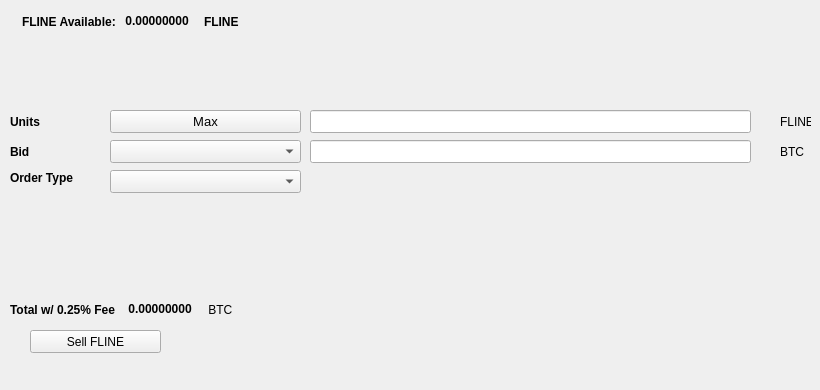
   <widget class="QWidget" name="SellTab">
    <attribute name="title">
     <string>Sell</string>
    </attribute>
    <widget class="QLabel" name="label_16">
     <property name="geometry">
      <rect>
       <x>780</x>
       <y>140</y>
       <width>31</width>
       <height>23</height>
      </rect>
     </property>
     <property name="text">
      <string>BTC</string>
     </property>
    </widget>
    <widget class="QComboBox" name="SellBidcomboBox">
     <property name="geometry">
      <rect>
       <x>110</x>
       <y>140</y>
       <width>191</width>
       <height>23</height>
      </rect>
     </property>
     <property name="font">
      <font>
       <pointsize>10</pointsize>
      </font>
     </property>
    </widget>
    <widget class="QLabel" name="label_18">
     <property name="geometry">
      <rect>
       <x>10</x>
       <y>110</y>
       <width>46</width>
       <height>23</height>
      </rect>
     </property>
     <property name="font">
      <font>
       <weight>75</weight>
       <bold>true</bold>
      </font>
     </property>
     <property name="text">
      <string>Units</string>
     </property>
    </widget>
    <widget class="QPushButton" name="Sell_Max_Amount">
     <property name="geometry">
      <rect>
       <x>110</x>
       <y>110</y>
       <width>191</width>
       <height>23</height>
      </rect>
     </property>
     <property name="font">
      <font>
       <pointsize>10</pointsize>
      </font>
     </property>
     <property name="text">
      <string>Max</string>
     </property>
    </widget>
    <widget class="QLabel" name="label_20">
     <property name="geometry">
      <rect>
       <x>10</x>
       <y>170</y>
       <width>91</width>
       <height>16</height>
      </rect>
     </property>
     <property name="font">
      <font>
       <weight>75</weight>
       <bold>true</bold>
      </font>
     </property>
     <property name="text">
      <string>Order Type</string>
     </property>
    </widget>
    <widget class="QComboBox" name="SellOrdertypeCombo">
     <property name="geometry">
      <rect>
       <x>110</x>
       <y>170</y>
       <width>191</width>
       <height>23</height>
      </rect>
     </property>
     <property name="font">
      <font>
       <pointsize>10</pointsize>
      </font>
     </property>
    </widget>
    <widget class="QLabel" name="label_21">
     <property name="geometry">
      <rect>
       <x>10</x>
       <y>140</y>
       <width>46</width>
       <height>23</height>
      </rect>
     </property>
     <property name="font">
      <font>
       <weight>75</weight>
       <bold>true</bold>
      </font>
     </property>
     <property name="text">
      <string>Bid</string>
     </property>
    </widget>
    <widget class="QLabel" name="label_22">
     <property name="geometry">
      <rect>
       <x>780</x>
       <y>110</y>
       <width>31</width>
       <height>23</height>
      </rect>
     </property>
     <property name="text">
      <string>FLINE</string>
     </property>
    </widget>
    <widget class="QLineEdit" name="UnitsInputFLINE">
     <property name="geometry">
      <rect>
       <x>310</x>
       <y>110</y>
       <width>441</width>
       <height>23</height>
      </rect>
     </property>
     <property name="font">
      <font>
       <pointsize>9</pointsize>
       <weight>75</weight>
       <bold>true</bold>
      </font>
     </property>
    </widget>
    <widget class="QLineEdit" name="SellBidPriceEdit">
     <property name="geometry">
      <rect>
       <x>310</x>
       <y>140</y>
       <width>441</width>
       <height>23</height>
      </rect>
     </property>
     <property name="font">
      <font>
       <pointsize>9</pointsize>
       <weight>75</weight>
       <bold>true</bold>
      </font>
     </property>
    </widget>
    <widget class="QPushButton" name="SellFLINEBTN">
     <property name="geometry">
      <rect>
       <x>30</x>
       <y>330</y>
       <width>131</width>
       <height>23</height>
      </rect>
     </property>
     <property name="text">
      <string>Sell FLINE</string>
     </property>
     <property name="icon">
      <iconset resource="../fline">
       <normaloff>:/icons/bitcoin</normaloff>:/icons/bitcoin</iconset>
     </property>
    </widget>
    <widget class="QWidget" name="layoutWidget3">
     <property name="geometry">
      <rect>
       <x>22</x>
       <y>12</y>
       <width>258</width>
       <height>19</height>
      </rect>
     </property>
     <layout class="QHBoxLayout" name="horizontalLayout">
      <item>
       <widget class="QLabel" name="label232_2">
        <property name="font">
         <font>
          <weight>75</weight>
          <bold>true</bold>
         </font>
        </property>
        <property name="text">
         <string>FLINE Available:</string>
        </property>
       </widget>
      </item>
      <item>
       <widget class="QLabel" name="FLINEAvailableLabel">
        <property name="palette">
         <palette>
          <active>
           <colorrole role="WindowText">
            <brush brushstyle="SolidPattern">
             <color alpha="255">
              <red>0</red>
              <green>0</green>
              <blue>0</blue>
             </color>
            </brush>
           </colorrole>
           <colorrole role="Button">
            <brush brushstyle="SolidPattern">
             <color alpha="255">
              <red>0</red>
              <green>170</green>
              <blue>0</blue>
             </color>
            </brush>
           </colorrole>
           <colorrole role="Light">
            <brush brushstyle="SolidPattern">
             <color alpha="255">
              <red>0</red>
              <green>255</green>
              <blue>0</blue>
             </color>
            </brush>
           </colorrole>
           <colorrole role="Midlight">
            <brush brushstyle="SolidPattern">
             <color alpha="255">
              <red>0</red>
              <green>212</green>
              <blue>0</blue>
             </color>
            </brush>
           </colorrole>
           <colorrole role="Dark">
            <brush brushstyle="SolidPattern">
             <color alpha="255">
              <red>0</red>
              <green>85</green>
              <blue>0</blue>
             </color>
            </brush>
           </colorrole>
           <colorrole role="Mid">
            <brush brushstyle="SolidPattern">
             <color alpha="255">
              <red>0</red>
              <green>113</green>
              <blue>0</blue>
             </color>
            </brush>
           </colorrole>
           <colorrole role="Text">
            <brush brushstyle="SolidPattern">
             <color alpha="255">
              <red>0</red>
              <green>170</green>
              <blue>0</blue>
             </color>
            </brush>
           </colorrole>
           <colorrole role="BrightText">
            <brush brushstyle="SolidPattern">
             <color alpha="255">
              <red>255</red>
              <green>255</green>
              <blue>255</blue>
             </color>
            </brush>
           </colorrole>
           <colorrole role="ButtonText">
            <brush brushstyle="SolidPattern">
             <color alpha="255">
              <red>0</red>
              <green>0</green>
              <blue>0</blue>
             </color>
            </brush>
           </colorrole>
           <colorrole role="Base">
            <brush brushstyle="SolidPattern">
             <color alpha="255">
              <red>255</red>
              <green>255</green>
              <blue>255</blue>
             </color>
            </brush>
           </colorrole>
           <colorrole role="Window">
            <brush brushstyle="SolidPattern">
             <color alpha="255">
              <red>0</red>
              <green>170</green>
              <blue>0</blue>
             </color>
            </brush>
           </colorrole>
           <colorrole role="Shadow">
            <brush brushstyle="SolidPattern">
             <color alpha="255">
              <red>0</red>
              <green>0</green>
              <blue>0</blue>
             </color>
            </brush>
           </colorrole>
           <colorrole role="AlternateBase">
            <brush brushstyle="SolidPattern">
             <color alpha="255">
              <red>127</red>
              <green>212</green>
              <blue>127</blue>
             </color>
            </brush>
           </colorrole>
           <colorrole role="ToolTipBase">
            <brush brushstyle="SolidPattern">
             <color alpha="255">
              <red>255</red>
              <green>255</green>
              <blue>220</blue>
             </color>
            </brush>
           </colorrole>
           <colorrole role="ToolTipText">
            <brush brushstyle="SolidPattern">
             <color alpha="255">
              <red>0</red>
              <green>0</green>
              <blue>0</blue>
             </color>
            </brush>
           </colorrole>
          </active>
          <inactive>
           <colorrole role="WindowText">
            <brush brushstyle="SolidPattern">
             <color alpha="255">
              <red>0</red>
              <green>0</green>
              <blue>0</blue>
             </color>
            </brush>
           </colorrole>
           <colorrole role="Button">
            <brush brushstyle="SolidPattern">
             <color alpha="255">
              <red>0</red>
              <green>170</green>
              <blue>0</blue>
             </color>
            </brush>
           </colorrole>
           <colorrole role="Light">
            <brush brushstyle="SolidPattern">
             <color alpha="255">
              <red>0</red>
              <green>255</green>
              <blue>0</blue>
             </color>
            </brush>
           </colorrole>
           <colorrole role="Midlight">
            <brush brushstyle="SolidPattern">
             <color alpha="255">
              <red>0</red>
              <green>212</green>
              <blue>0</blue>
             </color>
            </brush>
           </colorrole>
           <colorrole role="Dark">
            <brush brushstyle="SolidPattern">
             <color alpha="255">
              <red>0</red>
              <green>85</green>
              <blue>0</blue>
             </color>
            </brush>
           </colorrole>
           <colorrole role="Mid">
            <brush brushstyle="SolidPattern">
             <color alpha="255">
              <red>0</red>
              <green>113</green>
              <blue>0</blue>
             </color>
            </brush>
           </colorrole>
           <colorrole role="Text">
            <brush brushstyle="SolidPattern">
             <color alpha="255">
              <red>0</red>
              <green>170</green>
              <blue>0</blue>
             </color>
            </brush>
           </colorrole>
           <colorrole role="BrightText">
            <brush brushstyle="SolidPattern">
             <color alpha="255">
              <red>255</red>
              <green>255</green>
              <blue>255</blue>
             </color>
            </brush>
           </colorrole>
           <colorrole role="ButtonText">
            <brush brushstyle="SolidPattern">
             <color alpha="255">
              <red>0</red>
              <green>0</green>
              <blue>0</blue>
             </color>
            </brush>
           </colorrole>
           <colorrole role="Base">
            <brush brushstyle="SolidPattern">
             <color alpha="255">
              <red>255</red>
              <green>255</green>
              <blue>255</blue>
             </color>
            </brush>
           </colorrole>
           <colorrole role="Window">
            <brush brushstyle="SolidPattern">
             <color alpha="255">
              <red>0</red>
              <green>170</green>
              <blue>0</blue>
             </color>
            </brush>
           </colorrole>
           <colorrole role="Shadow">
            <brush brushstyle="SolidPattern">
             <color alpha="255">
              <red>0</red>
              <green>0</green>
              <blue>0</blue>
             </color>
            </brush>
           </colorrole>
           <colorrole role="AlternateBase">
            <brush brushstyle="SolidPattern">
             <color alpha="255">
              <red>127</red>
              <green>212</green>
              <blue>127</blue>
             </color>
            </brush>
           </colorrole>
           <colorrole role="ToolTipBase">
            <brush brushstyle="SolidPattern">
             <color alpha="255">
              <red>255</red>
              <green>255</green>
              <blue>220</blue>
             </color>
            </brush>
           </colorrole>
           <colorrole role="ToolTipText">
            <brush brushstyle="SolidPattern">
             <color alpha="255">
              <red>0</red>
              <green>0</green>
              <blue>0</blue>
             </color>
            </brush>
           </colorrole>
          </inactive>
          <disabled>
           <colorrole role="WindowText">
            <brush brushstyle="SolidPattern">
             <color alpha="255">
              <red>0</red>
              <green>85</green>
              <blue>0</blue>
             </color>
            </brush>
           </colorrole>
           <colorrole role="Button">
            <brush brushstyle="SolidPattern">
             <color alpha="255">
              <red>0</red>
              <green>170</green>
              <blue>0</blue>
             </color>
            </brush>
           </colorrole>
           <colorrole role="Light">
            <brush brushstyle="SolidPattern">
             <color alpha="255">
              <red>0</red>
              <green>255</green>
              <blue>0</blue>
             </color>
            </brush>
           </colorrole>
           <colorrole role="Midlight">
            <brush brushstyle="SolidPattern">
             <color alpha="255">
              <red>0</red>
              <green>212</green>
              <blue>0</blue>
             </color>
            </brush>
           </colorrole>
           <colorrole role="Dark">
            <brush brushstyle="SolidPattern">
             <color alpha="255">
              <red>0</red>
              <green>85</green>
              <blue>0</blue>
             </color>
            </brush>
           </colorrole>
           <colorrole role="Mid">
            <brush brushstyle="SolidPattern">
             <color alpha="255">
              <red>0</red>
              <green>113</green>
              <blue>0</blue>
             </color>
            </brush>
           </colorrole>
           <colorrole role="Text">
            <brush brushstyle="SolidPattern">
             <color alpha="255">
              <red>0</red>
              <green>85</green>
              <blue>0</blue>
             </color>
            </brush>
           </colorrole>
           <colorrole role="BrightText">
            <brush brushstyle="SolidPattern">
             <color alpha="255">
              <red>255</red>
              <green>255</green>
              <blue>255</blue>
             </color>
            </brush>
           </colorrole>
           <colorrole role="ButtonText">
            <brush brushstyle="SolidPattern">
             <color alpha="255">
              <red>0</red>
              <green>85</green>
              <blue>0</blue>
             </color>
            </brush>
           </colorrole>
           <colorrole role="Base">
            <brush brushstyle="SolidPattern">
             <color alpha="255">
              <red>0</red>
              <green>170</green>
              <blue>0</blue>
             </color>
            </brush>
           </colorrole>
           <colorrole role="Window">
            <brush brushstyle="SolidPattern">
             <color alpha="255">
              <red>0</red>
              <green>170</green>
              <blue>0</blue>
             </color>
            </brush>
           </colorrole>
           <colorrole role="Shadow">
            <brush brushstyle="SolidPattern">
             <color alpha="255">
              <red>0</red>
              <green>0</green>
              <blue>0</blue>
             </color>
            </brush>
           </colorrole>
           <colorrole role="AlternateBase">
            <brush brushstyle="SolidPattern">
             <color alpha="255">
              <red>0</red>
              <green>170</green>
              <blue>0</blue>
             </color>
            </brush>
           </colorrole>
           <colorrole role="ToolTipBase">
            <brush brushstyle="SolidPattern">
             <color alpha="255">
              <red>255</red>
              <green>255</green>
              <blue>220</blue>
             </color>
            </brush>
           </colorrole>
           <colorrole role="ToolTipText">
            <brush brushstyle="SolidPattern">
             <color alpha="255">
              <red>0</red>
              <green>0</green>
              <blue>0</blue>
             </color>
            </brush>
           </colorrole>
          </disabled>
         </palette>
        </property>
        <property name="font">
         <font>
          <weight>75</weight>
          <bold>true</bold>
         </font>
        </property>
        <property name="text">
         <string> 0.00000000 </string>
        </property>
        <property name="textInteractionFlags">
         <set>Qt::LinksAccessibleByMouse|Qt::TextSelectableByKeyboard|Qt::TextSelectableByMouse</set>
        </property>
       </widget>
      </item>
      <item>
       <widget class="QLabel" name="labelFLINE">
        <property name="font">
         <font>
          <weight>75</weight>
          <bold>true</bold>
         </font>
        </property>
        <property name="text">
         <string>FLINE</string>
        </property>
       </widget>
      </item>
     </layout>
    </widget>
    <widget class="QWidget" name="layoutWidget">
     <property name="geometry">
      <rect>
       <x>10</x>
       <y>300</y>
       <width>268</width>
       <height>19</height>
      </rect>
     </property>
     <layout class="QHBoxLayout" name="horizontalLayout_2">
      <item>
       <widget class="QLabel" name="label_19">
        <property name="font">
         <font>
          <weight>75</weight>
          <bold>true</bold>
         </font>
        </property>
        <property name="text">
         <string>Total w/ 0.25% Fee </string>
        </property>
       </widget>
      </item>
      <item>
       <widget class="QLabel" name="SellCostLabel">
        <property name="palette">
         <palette>
          <active>
           <colorrole role="WindowText">
            <brush brushstyle="SolidPattern">
             <color alpha="255">
              <red>0</red>
              <green>0</green>
              <blue>0</blue>
             </color>
            </brush>
           </colorrole>
           <colorrole role="Button">
            <brush brushstyle="SolidPattern">
             <color alpha="255">
              <red>0</red>
              <green>170</green>
              <blue>0</blue>
             </color>
            </brush>
           </colorrole>
           <colorrole role="Light">
            <brush brushstyle="SolidPattern">
             <color alpha="255">
              <red>0</red>
              <green>255</green>
              <blue>0</blue>
             </color>
            </brush>
           </colorrole>
           <colorrole role="Midlight">
            <brush brushstyle="SolidPattern">
             <color alpha="255">
              <red>0</red>
              <green>212</green>
              <blue>0</blue>
             </color>
            </brush>
           </colorrole>
           <colorrole role="Dark">
            <brush brushstyle="SolidPattern">
             <color alpha="255">
              <red>0</red>
              <green>85</green>
              <blue>0</blue>
             </color>
            </brush>
           </colorrole>
           <colorrole role="Mid">
            <brush brushstyle="SolidPattern">
             <color alpha="255">
              <red>0</red>
              <green>113</green>
              <blue>0</blue>
             </color>
            </brush>
           </colorrole>
           <colorrole role="Text">
            <brush brushstyle="SolidPattern">
             <color alpha="255">
              <red>0</red>
              <green>170</green>
              <blue>0</blue>
             </color>
            </brush>
           </colorrole>
           <colorrole role="BrightText">
            <brush brushstyle="SolidPattern">
             <color alpha="255">
              <red>255</red>
              <green>255</green>
              <blue>255</blue>
             </color>
            </brush>
           </colorrole>
           <colorrole role="ButtonText">
            <brush brushstyle="SolidPattern">
             <color alpha="255">
              <red>0</red>
              <green>0</green>
              <blue>0</blue>
             </color>
            </brush>
           </colorrole>
           <colorrole role="Base">
            <brush brushstyle="SolidPattern">
             <color alpha="255">
              <red>255</red>
              <green>255</green>
              <blue>255</blue>
             </color>
            </brush>
           </colorrole>
           <colorrole role="Window">
            <brush brushstyle="SolidPattern">
             <color alpha="255">
              <red>0</red>
              <green>170</green>
              <blue>0</blue>
             </color>
            </brush>
           </colorrole>
           <colorrole role="Shadow">
            <brush brushstyle="SolidPattern">
             <color alpha="255">
              <red>0</red>
              <green>0</green>
              <blue>0</blue>
             </color>
            </brush>
           </colorrole>
           <colorrole role="AlternateBase">
            <brush brushstyle="SolidPattern">
             <color alpha="255">
              <red>127</red>
              <green>212</green>
              <blue>127</blue>
             </color>
            </brush>
           </colorrole>
           <colorrole role="ToolTipBase">
            <brush brushstyle="SolidPattern">
             <color alpha="255">
              <red>255</red>
              <green>255</green>
              <blue>220</blue>
             </color>
            </brush>
           </colorrole>
           <colorrole role="ToolTipText">
            <brush brushstyle="SolidPattern">
             <color alpha="255">
              <red>0</red>
              <green>0</green>
              <blue>0</blue>
             </color>
            </brush>
           </colorrole>
          </active>
          <inactive>
           <colorrole role="WindowText">
            <brush brushstyle="SolidPattern">
             <color alpha="255">
              <red>0</red>
              <green>0</green>
              <blue>0</blue>
             </color>
            </brush>
           </colorrole>
           <colorrole role="Button">
            <brush brushstyle="SolidPattern">
             <color alpha="255">
              <red>0</red>
              <green>170</green>
              <blue>0</blue>
             </color>
            </brush>
           </colorrole>
           <colorrole role="Light">
            <brush brushstyle="SolidPattern">
             <color alpha="255">
              <red>0</red>
              <green>255</green>
              <blue>0</blue>
             </color>
            </brush>
           </colorrole>
           <colorrole role="Midlight">
            <brush brushstyle="SolidPattern">
             <color alpha="255">
              <red>0</red>
              <green>212</green>
              <blue>0</blue>
             </color>
            </brush>
           </colorrole>
           <colorrole role="Dark">
            <brush brushstyle="SolidPattern">
             <color alpha="255">
              <red>0</red>
              <green>85</green>
              <blue>0</blue>
             </color>
            </brush>
           </colorrole>
           <colorrole role="Mid">
            <brush brushstyle="SolidPattern">
             <color alpha="255">
              <red>0</red>
              <green>113</green>
              <blue>0</blue>
             </color>
            </brush>
           </colorrole>
           <colorrole role="Text">
            <brush brushstyle="SolidPattern">
             <color alpha="255">
              <red>0</red>
              <green>170</green>
              <blue>0</blue>
             </color>
            </brush>
           </colorrole>
           <colorrole role="BrightText">
            <brush brushstyle="SolidPattern">
             <color alpha="255">
              <red>255</red>
              <green>255</green>
              <blue>255</blue>
             </color>
            </brush>
           </colorrole>
           <colorrole role="ButtonText">
            <brush brushstyle="SolidPattern">
             <color alpha="255">
              <red>0</red>
              <green>0</green>
              <blue>0</blue>
             </color>
            </brush>
           </colorrole>
           <colorrole role="Base">
            <brush brushstyle="SolidPattern">
             <color alpha="255">
              <red>255</red>
              <green>255</green>
              <blue>255</blue>
             </color>
            </brush>
           </colorrole>
           <colorrole role="Window">
            <brush brushstyle="SolidPattern">
             <color alpha="255">
              <red>0</red>
              <green>170</green>
              <blue>0</blue>
             </color>
            </brush>
           </colorrole>
           <colorrole role="Shadow">
            <brush brushstyle="SolidPattern">
             <color alpha="255">
              <red>0</red>
              <green>0</green>
              <blue>0</blue>
             </color>
            </brush>
           </colorrole>
           <colorrole role="AlternateBase">
            <brush brushstyle="SolidPattern">
             <color alpha="255">
              <red>127</red>
              <green>212</green>
              <blue>127</blue>
             </color>
            </brush>
           </colorrole>
           <colorrole role="ToolTipBase">
            <brush brushstyle="SolidPattern">
             <color alpha="255">
              <red>255</red>
              <green>255</green>
              <blue>220</blue>
             </color>
            </brush>
           </colorrole>
           <colorrole role="ToolTipText">
            <brush brushstyle="SolidPattern">
             <color alpha="255">
              <red>0</red>
              <green>0</green>
              <blue>0</blue>
             </color>
            </brush>
           </colorrole>
          </inactive>
          <disabled>
           <colorrole role="WindowText">
            <brush brushstyle="SolidPattern">
             <color alpha="255">
              <red>0</red>
              <green>85</green>
              <blue>0</blue>
             </color>
            </brush>
           </colorrole>
           <colorrole role="Button">
            <brush brushstyle="SolidPattern">
             <color alpha="255">
              <red>0</red>
              <green>170</green>
              <blue>0</blue>
             </color>
            </brush>
           </colorrole>
           <colorrole role="Light">
            <brush brushstyle="SolidPattern">
             <color alpha="255">
              <red>0</red>
              <green>255</green>
              <blue>0</blue>
             </color>
            </brush>
           </colorrole>
           <colorrole role="Midlight">
            <brush brushstyle="SolidPattern">
             <color alpha="255">
              <red>0</red>
              <green>212</green>
              <blue>0</blue>
             </color>
            </brush>
           </colorrole>
           <colorrole role="Dark">
            <brush brushstyle="SolidPattern">
             <color alpha="255">
              <red>0</red>
              <green>85</green>
              <blue>0</blue>
             </color>
            </brush>
           </colorrole>
           <colorrole role="Mid">
            <brush brushstyle="SolidPattern">
             <color alpha="255">
              <red>0</red>
              <green>113</green>
              <blue>0</blue>
             </color>
            </brush>
           </colorrole>
           <colorrole role="Text">
            <brush brushstyle="SolidPattern">
             <color alpha="255">
              <red>0</red>
              <green>85</green>
              <blue>0</blue>
             </color>
            </brush>
           </colorrole>
           <colorrole role="BrightText">
            <brush brushstyle="SolidPattern">
             <color alpha="255">
              <red>255</red>
              <green>255</green>
              <blue>255</blue>
             </color>
            </brush>
           </colorrole>
           <colorrole role="ButtonText">
            <brush brushstyle="SolidPattern">
             <color alpha="255">
              <red>0</red>
              <green>85</green>
              <blue>0</blue>
             </color>
            </brush>
           </colorrole>
           <colorrole role="Base">
            <brush brushstyle="SolidPattern">
             <color alpha="255">
              <red>0</red>
              <green>170</green>
              <blue>0</blue>
             </color>
            </brush>
           </colorrole>
           <colorrole role="Window">
            <brush brushstyle="SolidPattern">
             <color alpha="255">
              <red>0</red>
              <green>170</green>
              <blue>0</blue>
             </color>
            </brush>
           </colorrole>
           <colorrole role="Shadow">
            <brush brushstyle="SolidPattern">
             <color alpha="255">
              <red>0</red>
              <green>0</green>
              <blue>0</blue>
             </color>
            </brush>
           </colorrole>
           <colorrole role="AlternateBase">
            <brush brushstyle="SolidPattern">
             <color alpha="255">
              <red>0</red>
              <green>170</green>
              <blue>0</blue>
             </color>
            </brush>
           </colorrole>
           <colorrole role="ToolTipBase">
            <brush brushstyle="SolidPattern">
             <color alpha="255">
              <red>255</red>
              <green>255</green>
              <blue>220</blue>
             </color>
            </brush>
           </colorrole>
           <colorrole role="ToolTipText">
            <brush brushstyle="SolidPattern">
             <color alpha="255">
              <red>0</red>
              <green>0</green>
              <blue>0</blue>
             </color>
            </brush>
           </colorrole>
          </disabled>
         </palette>
        </property>
        <property name="font">
         <font>
          <weight>75</weight>
          <bold>true</bold>
         </font>
        </property>
        <property name="autoFillBackground">
         <bool>false</bool>
        </property>
        <property name="text">
         <string> 0.00000000</string>
        </property>
        <property name="textInteractionFlags">
         <set>Qt::LinksAccessibleByMouse|Qt::TextSelectableByMouse</set>
        </property>
       </widget>
      </item>
      <item>
       <widget class="QLabel" name="label_17">
        <property name="font">
         <font>
          <weight>50</weight>
          <bold>false</bold>
         </font>
        </property>
        <property name="text">
         <string> BTC</string>
        </property>
       </widget>
      </item>
     </layout>
    </widget>
    <widget class="QLabel" name="label_23">
     <property name="geometry">
      <rect>
       <x>460</x>
       <y>300</y>
       <width>281</width>
       <height>81</height>
      </rect>
     </property>
     <property name="text">
      <string/>
     </property>
     <property name="pixmap">
      <pixmap>:/images/bittrex</pixmap>
     </property>
    </widget>
   </widget>
